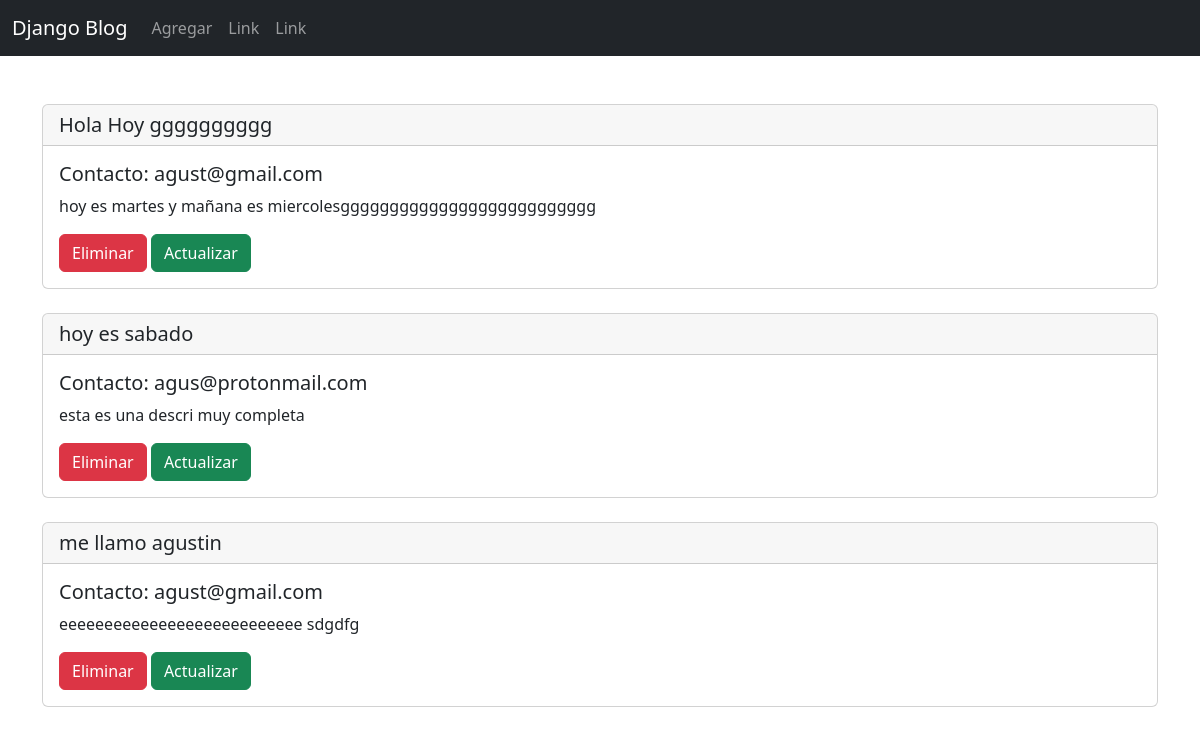
The page / on the database its author committed.
### app/models.py (models this page shows, shortened)
class Publicacion(models.Model):
    titulo      = models.CharField(max_length=50)
    descripcion = models.TextField(max_length=250)
    email       = models.EmailField(blank=True, null=True)

### app/views.py (the view)
# urls.py: path('', views.home, name='home'),
def home(request):
    publicaciones = Publicacion.objects.all()
    return render(request, 'app/home.html', {'publicaciones':publicaciones})

### app/templates/app/home.html
{% extends 'app/base.html' %}
{% block content %}
<br>
{% for p in publicaciones %} <br>
<div class="card">
    <h5 class="card-header">{{ p.titulo }}</h5>
    <div class="card-body">
      <h5 class="card-title">Contacto: {{ p.email }}</h5>
      <p class="card-text">{{ p.descripcion }}</p>
      <a href="{% url 'eliminar' p.id %}" class="btn btn-danger">Eliminar</a>
      <a href="{% url 'actualizar' p.id %}" class="btn btn-success">Actualizar</a>
    </div>
  </div>
{% endfor %}
{% endblock %}

### app/templates/app/base.html (shortened to what this page needs)
<!doctype html>
<html lang="en">
  <head>
    <link href="https://cdn.jsdelivr.net/npm/bootstrap@5.2.0/dist/css/bootstrap.min.css" rel="stylesheet">
  </head>
  <body>
    {% include 'app/navbar.html' %}
    <div class="container">
    {% block content %}
    {% endblock %}
    </div>
  </body>
</html>

### app/templates/app/navbar.html (shortened to what this page needs)
<nav class="navbar navbar-expand-lg navbar-dark bg-dark">
    <div class="container-fluid">
      <a class="navbar-brand" href="{% url 'home' %}">Django Blog</a>
      <div class="collapse navbar-collapse" id="navbarSupportedContent">
        <ul class="navbar-nav me-auto mb-2 mb-lg-0">
          <li class="nav-item">
            <a class="nav-link" href="{% url 'agregar' %}">Agregar</a>
          </li>
          <li class="nav-item">
            <a class="nav-link" href="#">Link</a>
          </li>
          <li class="nav-item">
            <a class="nav-link" href="#">Link</a>
          </li>
        </ul>
      </div>
    </div>
  </nav>

### rows shown on the page
Publicacion: titulo "Hola Hoy gggggggggg", email "agust@gmail.com", descripcion "hoy es martes y mañana es miercolesgggggggggggggggggggggggggg"
Publicacion: titulo "hoy es sabado", email "agus@protonmail.com", descripcion "esta es una descri muy completa"
Publicacion: titulo "me llamo agustin", email "agust@gmail.com", descripcion "eeeeeeeeeeeeeeeeeeeeeeeeeee sdgdfg"
